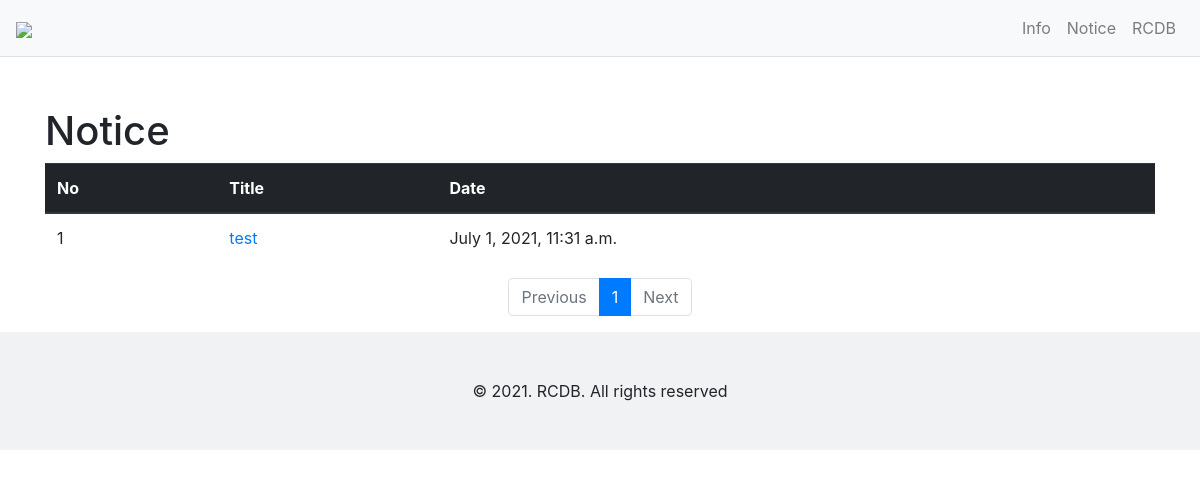
/notice/, run on an earlier commit of the app's database.
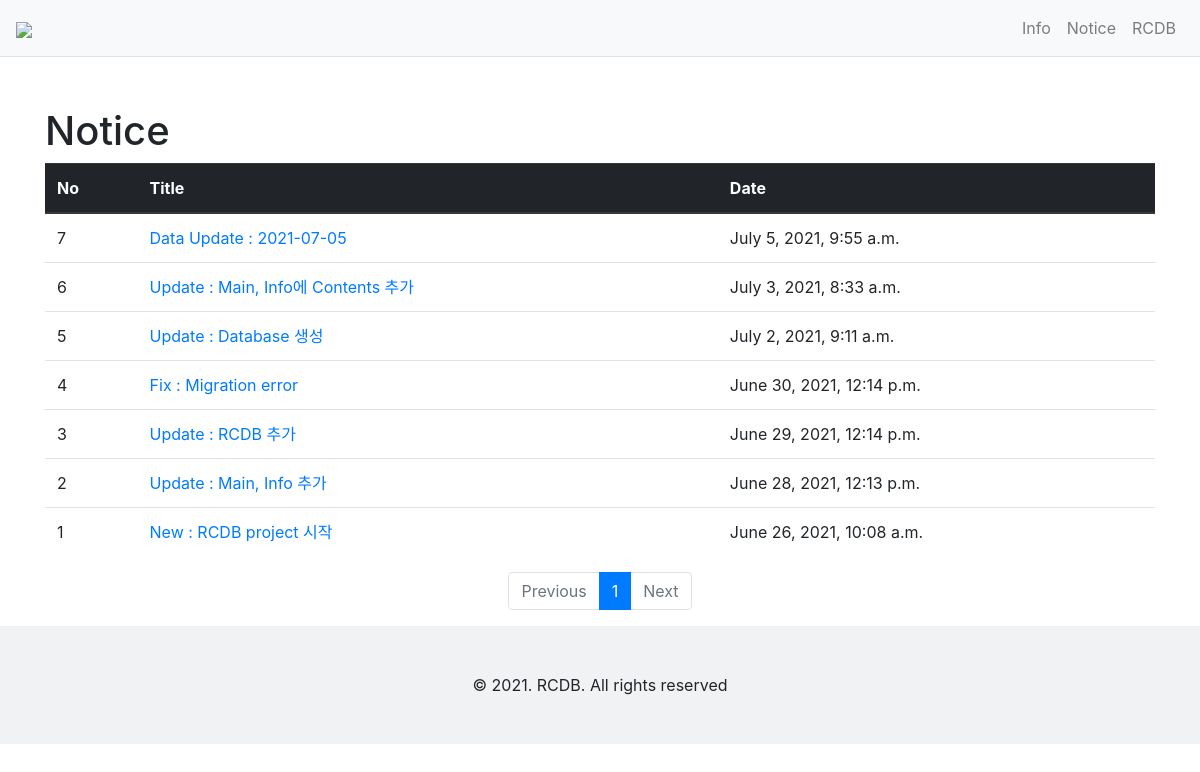
And on a later commit of the database.
### notice/models.py (models this page shows, shortened)
class Notice(models.Model):
    subject = models.CharField(max_length=100)
    content = models.TextField()
    create_date = models.DateTimeField()

### notice/views.py (the view)
# urls.py: path('', views.index, name='index'),
def index(request):
    page = request.GET.get('page', '1')
    notice_list = Notice.objects.order_by('-create_date')
    paginator = Paginator(notice_list, 15)
    page_obj = paginator.get_page(page)
    context = {'notice_list': page_obj}
    return render(request, 'notice/notice_list.html', context)

### notice/templatetags/md_filter.py (called while the page is built)
@register.filter
def sub(value, arg):
    return value - arg

### templates/notice/notice_list.html
{% extends 'base.html' %}
{% load md_filter %}
{% block content %}
<div class="container my-3">
    <h1 style="margin-top : 50px ;">Notice</h1>
    <table class="table">
        <thead>
        <tr class="thead-dark">
            <th>No</th>
            <th>Title</th>
            <th>Date</th>
        </tr>
        </thead>
        <tbody>
        {% if notice_list %}
        {% for notice in notice_list %}
        <tr>
            <td>{{ notice_list.paginator.count|sub:notice_list.start_index|sub:forloop.counter0|add:1 }}</td>
            <td>
                <a href="{% url 'notice:detail' notice.id %}">{{ notice.subject }}</a>
            </td>
            <td>{{ notice.create_date }}</td>
        </tr>
        {% endfor %}
        {% else %}
        <tr>
            <td colspan="3">공지가 없습니다.</td>
        </tr>
        {% endif %}
        </tbody>
    </table>
    <ul class="pagination justify-content-center">
        {% if notice_list.has_previous %}
        <li class="page-item">
            <a class="page-link" href="?page={{ notice_list.previous_page_number }}">Previous</a>
        </li>
        {% else %}
        <li class="page-item disabled">
            <a class="page-link" tabindex="-1" aria-disabled="true" href="#">Previous</a>
        </li>
        {% endif %}
        {% for page_number in notice_list.paginator.page_range %}
        {% if page_number >= notice_list.number|add:-5 and page_number <= notice_list.number|add:5 %}
            {% if page_number == notice_list.number %}
            <li class="page-item active" aria-current="page">
                <a class="page-link" href="?page={{ page_number }}">{{ page_number }}</a>
            </li>
            {% else %}
            <li class="page-item">
                <a class="page-link" href="?page={{ page_number }}">{{ page_number }}</a>
            </li>
            {% endif %}
            {% endif %}
        {% endfor %}
        {% if notice_list.has_next %}
        <li class="page-item">
            <a class="page-link" href="?page={{ notice_list.next_page_number }}">Next</a>
        </li>
        {% else %}
        <li class="page-item disabled">
            <a class="page-link" tabindex="-1" aria-disabled="true" href="#">Next</a>
        </li>
        {% endif %}
    </ul>
</div>
{% endblock %}

### templates/base.html (shortened to what this page needs)
{% load static %}
<!doctype html>
<html lang="ko">
    <head>
        <link rel="stylesheet" href="https://maxcdn.bootstrapcdn.com/bootstrap/4.0.0/css/bootstrap.min.css">
        <link href="https://cdn.jsdelivr.net/npm/handsontable@9.0.1/dist/handsontable.full.min.css" rel="stylesheet" media="screen">
    </head>
    <body>
        {% include "navbar.html" %}
        {% block content %}
        {% endblock %}
        {% include 'footer.html' %}
    </body>
</html>

### templates/navbar.html (shortened to what this page needs)
<nav class="navbar navbar-expand-lg navbar-light bg-light border-bottom">
    <a class="navbar-brand" href="{% url 'main:index' %}"><img src="https://github.com/ChanToRe/RCDB/blob/master/img/Logo.png?raw=true"></a>
    <div class="collapse navbar-collapse flex-grow-0 justify-content-end bg-light" id="navbarNav">
        <ul class="navbar-nav">
            <li class="nav-item">
                <a class="nav-link" href="{% url 'info:index' %}">Info</a>
            </li>
            <li class="nav-item ">
                <a class="nav-link" href="{% url 'notice:index' %}">Notice</a>
            </li>
                <a class="nav-link" href="{% url 'rcdb:index' %}">RCDB</a>
        </ul>
    </div>
</nav>

### templates/footer.html
<div style = "position:relative; left:0; bottom:0; width:100%; padding:15px 0; text-align:center; background:#F1F2F4">
    <div style="margin-top:2rem; margin-bottom:2rem;">
        <footer>© 2021. RCDB. All rights reserved</footer>
    </div>
</div>

What changed in the data, as far as the page shows it:
removed Notice: paginator.count|sub "1", subject "test", create_date "July 1, 2021, 11:31 a.m."
added Notice: paginator.count|sub "7", subject "Data Update : 2021-07-05", create_date "July 5, 2021, 9:55 a.m."
added Notice: paginator.count|sub "6", subject "Update : Main, Info에 Contents 추가", create_date "July 3, 2021, 8:33 a.m."
added Notice: paginator.count|sub "5", subject "Update : Database 생성", create_date "July 2, 2021, 9:11 a.m."
added Notice: paginator.count|sub "4", subject "Fix : Migration error", create_date "June 30, 2021, 12:14 p.m."
added Notice: paginator.count|sub "3", subject "Update : RCDB 추가", create_date "June 29, 2021, 12:14 p.m."
added Notice: paginator.count|sub "2", subject "Update : Main, Info 추가", create_date "June 28, 2021, 12:13 p.m."
added Notice: paginator.count|sub "1", subject "New : RCDB project 시작", create_date "June 26, 2021, 10:08 a.m."
